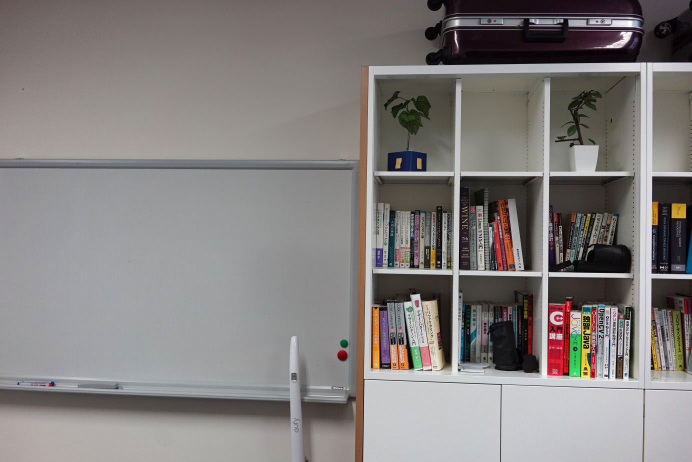
#> input picture samples/pano_ref.jpg, 1384 x 924 px, found by its file name (shown at 1/2 size)
$ jupyter execute --allow-errors johoronA_05.ipynb
#> lines starting #> are read from the running program, lines starting #| are printed output that depends on the picture
# 情報論A 第5回

自動対応付けと最小二乗法「パノラマ画像を作ってみよう その2」

###準備

`samples`に入っている`pano_ref.jpg`と`pano_src.jpg`をcolabに投げ込んでください

（あるいは、Googleドライブを設定している場合、次のセルでコメントを解除し、Googleドライブをマウントしてください）

[cell 1]
import cv2
import numpy as np  # PythonのOpenCVでは、画像はnumpyのarrayとして管理される
from google.colab.patches import cv2_imshow # colab内で画像表示関数がうまく動かないので、パッチが提供されている

# Googleドライブをマウントする場合
# from google.colab import drive
# drive.mount('/content/drive')
# %cd "/content/drive/My Drive/Colab Notebooks/johoronA/"

[cell 2]
# imgをrefに張り合わせることを考える
ref = cv2.imread("pano_ref.jpg") # ベースとなる画像（BGR）
#> ref is the input picture: shape (924, 1384, 3); mean B, G, R 126.6, 127.9, 132.1
src = cv2.imread("pano_src.jpg") # 変換する画像（BGR）
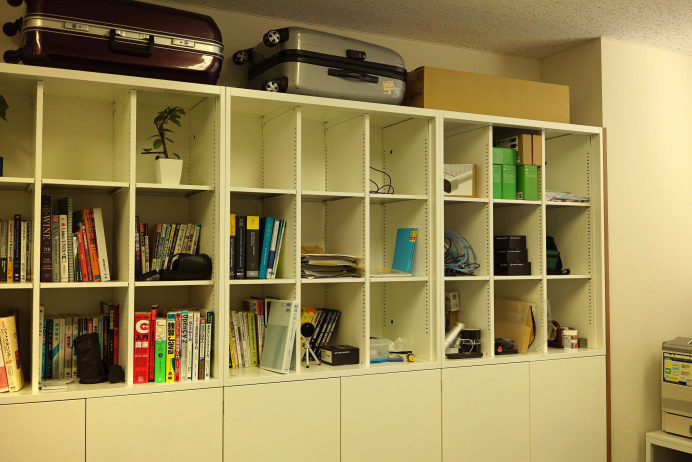
#> input picture samples/pano_src.jpg, 1384 x 924 px, found by its file name (shown at 1/2 size)
#> src is the input picture: shape (924, 1384, 3); mean B, G, R 83.5, 134.7, 151.4

# 参考： https://docs.opencv.org/master/db/d27/tutorial_py_table_of_contents_feature2d.html

# SIFT を使う場合の例。AKAZEならAKAZE_create、ORBならORB_create
sift = cv2.SIFT_create()

# 各画像に対するkeypointとdescriptorの計算
kp_ref, des_ref = sift.detectAndCompute(ref, None)
#> kp_ref = 2708 keypoints; strongest (x, y, size): (1321, 534, 2.6), (1326, 535, 2.5), (1253, 73, 12.7), (877, 524, 3.1)
kp_src, des_src = sift.detectAndCompute(src, None)
#> kp_src = 3451 keypoints; strongest (x, y, size): (475, 547, 2.3), (479, 547, 2.2), (80, 777, 4.2), (342, 683, 1.9)

# マッチング。SIFTなどはユークリッド距離（cv2.NORM_L2）。ORBなどはハミング距離（cv2.NORM_HAMMING）。
matcher = cv2.BFMatcher(cv2.NORM_L2, crossCheck=True)
matches = matcher.match(des_ref,des_src)
#> matches = 1333 matches

# 距離が小さい順に並べてみる（可視化のため）
matches = sorted(matches, key = lambda x:x.distance)

# 最も小さい距離で対応づいた100組の対応点を可視化してみる
corr_disp = cv2.drawMatches(ref,kp_ref,src,kp_src,matches[:100],None,flags=cv2.DrawMatchesFlags_NOT_DRAW_SINGLE_POINTS)
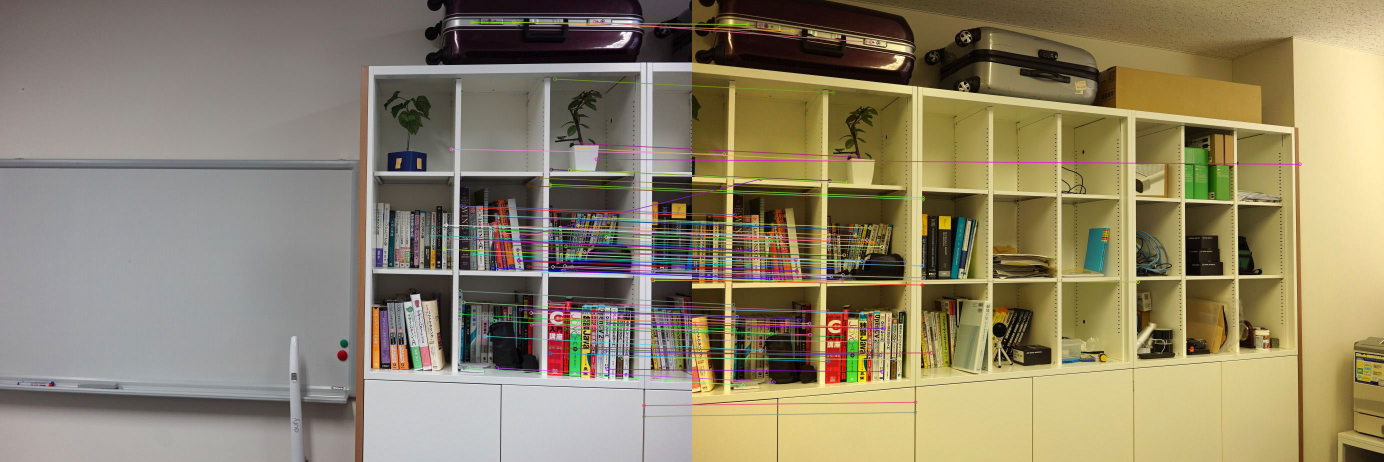
#> corr_disp: shape (924, 2768, 3) (shown at 1/2 size); mean B, G, R 106.6, 132.1, 142.6
cv2_imshow(corr_disp) # 表示

# 対応点の登録
dst_points = np.float32([ kp_ref[m.queryIdx].pt for m in matches]).reshape(-1,1,2)
#> dst_points = 1333 rows, first 8: [1062, 625.5], [922.4, 411.8], [968.4, 42.49], [1036.9, 520], [1099, 372.3], [895.9, 477.2], [1156.5, 504.4], [920, 581.4]
src_points = np.float32([ kp_src[m.trainIdx].pt  for m in matches]).reshape(-1,1,2)
#> src_points = 1333 rows, first 8: [234.1, 646.6], [85.29, 429.1], [137.5, 50.62], [208.8, 541.2], [461.1, 398.5], [54.89, 498.3], [327.4, 522.7], [82.05, 608.9]

# OpenCVの点配列は (N, 1, 2) になっていることがあるので、(N, 2) に直す
src_points = np.asarray(src_points, dtype=float).reshape(-1, 2)
#> src_points = 1333 pairs, first value 6.65 to 1367.9, second value 2.55 to 824.4
dst_points = np.asarray(dst_points, dtype=float).reshape(-1, 2)
#> dst_points = 1333 pairs, first value 46.29 to 1376.7, second value 8.45 to 914.9

## 課題：線形最小二乗法の実装

[cell 3]
# 以下に、ホモグラフィ行列 H を最小二乗法で求めるための関数を実装しましょう
# 第4回の実装を参考に。

# src_points: 変換前の点 (x, y)  …… src画像上の点
# dst_points: 変換後の点 (x', y') …… ref画像上の点
# 返り値: src -> ref へのホモグラフィ行列 H
# ヒント：numpyでの擬似逆行列の計算：A_pinv = np.linalg.pinv(A)

def estimate_homography_least_squares(src_points, dst_points):
    A = []
    b = []

    ...

    # 対応点が4点より多い場合、Aは縦長行列になる。
    # そのため、擬似逆行列を使って最小二乗解を求める。
    ...

    # h33 = 1.0 としてホモグラフィ行列 H を作る
    ...

    return H

#> (a cell that did not finish here is left out)

## RANSACによる外れ値除去（変更不要）

[cell 5]
# RANSAC+最小二乗法によるホモグラフィ行列の計算（変更不要）

# RANSACのパラメータ
threshold = 5.0      # 何画素以内なら「当たり」の対応点とみなすか
num_iter = 2000      # ランダムに4点を選ぶ試行回数
rng = np.random.default_rng(0)  # 結果を再現しやすくするため乱数シードを固定

best_inliers = None
best_num_inliers = 0
best_error = np.inf

#> (the rest of this cell did not finish here and is left out)

[cell 6]
##検算　おおまかに大体一致すれば良い
H_opencv, mask = cv2.findHomography(src_points, dst_points, cv2.RANSAC,5.0) # OpenCVによるホモグラフィ行列の推定（img -> refへの変換 w/ RANSAC。閾値は5.0画素にした）
#> H_opencv = [[0.561, 0.0118, 846.7], [-0.15, 0.932, 13.74], [-0.000332, 8.88e-06, 1]]; mask = 1333 values, max 1 at index 0, min 0 at index 4, mean 0.74
print(H_opencv)
#| [[ 5.60985674e-01  1.17975313e-02  8.46706424e+02]
#|  [-1.49690707e-01  9.32102066e-01  1.37447157e+01]
#|  [-3.31697081e-04  8.88187661e-06  1.00000000e+00]]

[cell 7]
# 逆変換によるパノラマスティッチング（変更不要）
dst = np.zeros((src.shape[0],src.shape[1]*2,3), dtype=np.uint8) # 横幅2倍の画像を生成(縦src.shape[0],横src.shape[1],3ch)
dst[0:ref.shape[0], 0:ref.shape[1], :] = ref # 最初に、refの画素値を先に入れておく（部分配列の操作）。3次元目は色なので、そのまま(:)
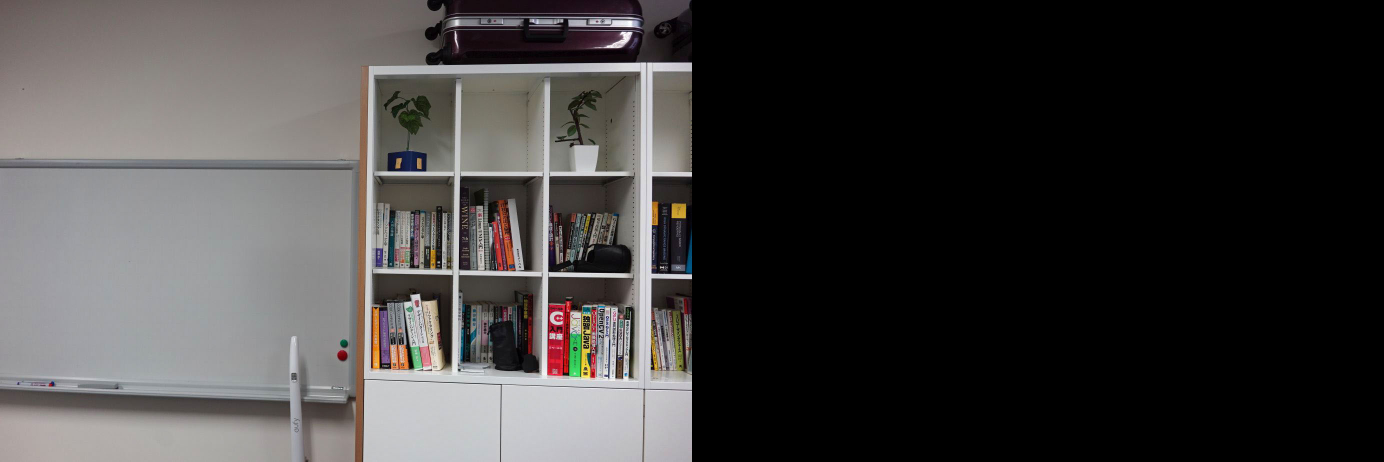
#> dst: shape (924, 2768, 3) (shown at 1/2 size); mean B, G, R 63.3, 64, 66.1
#> (the rest of this cell did not finish here and is left out)
